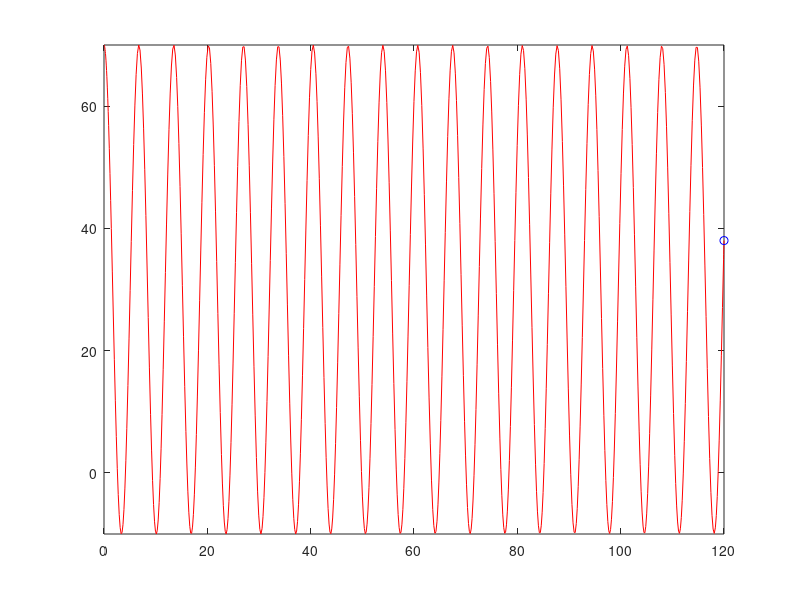

Source code (MATLAB):
function [ T, R ] = firstPassBungee()
%Ideal Spring, no drag
k = 52; %Spring constant of the bungee cord N/m
lo =30;%Resting length of the cord with no mass on it m
y = 70; %Current height of the jumper m
startH = y; %Starting height of the jumper m
vy = 0; %Current velocity of the jumper m/s
g = 9.8; %Acceleration due to gravity m/s^2
mass1 = 60; %Mass of jumper kg
restingL = lo +((mass1*g)/k); %Resting length of cord with mass on it m

Data = [y, vy];

function res = changingValues(~, Data)
    y = Data(1);
    vy = Data(2);
    dydt = vy;
    dvydt = (-(mass1*g)- (k *(y - restingL)))/mass1;
    res = [dydt; dvydt];
end
[T, R] = ode45(@changingValues, [0 120], Data);

Y = R(:,1);
comet(T,Y);
end
%Constants constant
% 
%
% 
% 
% A = 0; %Cross-sectional area of human lying down (m^2)
% rho = 1.2; %Density of air (kg/m^3)
% g = 9.81; %Gravity acceleration (m/sec^2)
% Cd = 44.4; %Drag coeffiecent of human lying down (unitless)(data from Google Drive)
% h = 91.44; %Height of bridge (m) (Sacramento California)
% 
% 
% 
% 
% L0 = 45
% k = 52.2; %Starting k value for bungee (N/kg)